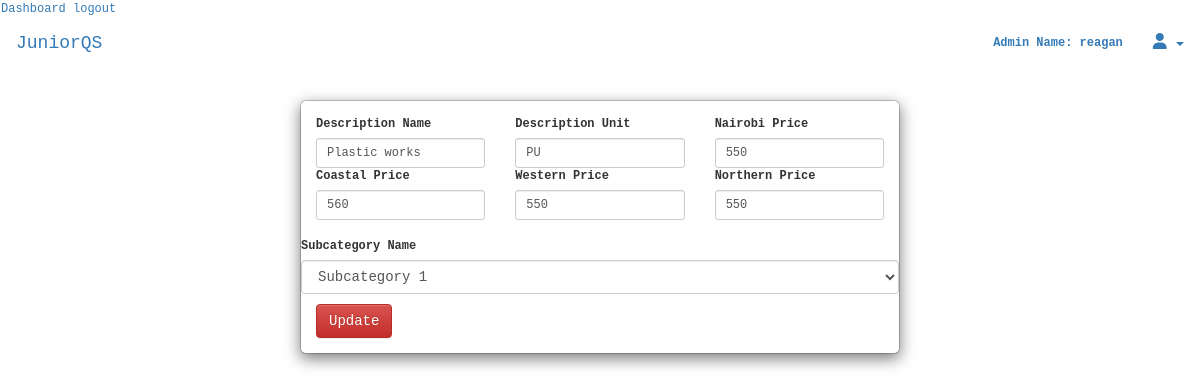
Screenshot of /update/description/2 (signed in) with the database file from the repository.
### app/models.py (models this page shows, shortened)
class User(UserMixin,db.Model):
    __tablename__ = "users"
    id = db.Column(db.Integer, primary_key=True)
    firstname = db.Column(db.String(250), nullable=False)
    lastname = db.Column(db.String(250))
    username = db.Column(db.String(200))
    email = db.Column(db.String(200), unique=True)
    password = db.Column(db.String(250))
    is_admin = db.Column(db.Boolean, default=False)
    @loginmanager.user_loader
    def user_loader(id):
        return User.query.get(int(id))

class Description(db.Model):
    id = db.Column(db.Integer, primary_key=True)
    unit = db.Column(db.String(250), nullable=False)
    subcategory_id = db.Column(db.Integer, db.ForeignKey('subcategory.id'), nullable=False)
    category_id = db.Column(db.Integer, db.ForeignKey('category.id'), nullable=False)
    nairobi_region = db.Column(db.Integer)
    coastal_region = db.Column(db.Integer)
    western_region = db.Column(db.Integer)
    nothern_region = db.Column(db.Integer)
    name = db.Column(db.String(250), nullable=False)

### app/routes.py (the view, shortened to what this page needs)
@app.route('/update/description/<int:id>', methods=['GET', 'POST'])
@adminsonly()
def update_description(id):
    desc = Description.query.filter_by(id=id).first_or_404()
    if request.method == 'GET':
        return render_template('update.html', desc=desc)

### app/routes.py (called while the page is built)
def adminsonly():
    def restrict(f):
        @wraps(f)
        def wrapperfunc(*args, **kwargs):
            if current_user.is_authenticated and current_user.is_admin ==False:
                abort(403)
            return f(*args, **kwargs)
        return wrapperfunc
    return restrict

### app/templates/update.html (shortened to what this page needs)
{% extends 'public/main.html'%}
{% block body%}
<div>
    <div class="modal-dialog">
        <div class="modal-content">
            <div class="modal-body">
                <form method="POST" action="{{url_for('update_description', id=desc.id)}}">
                    <div class="row">
                        <div class="col-sm-4 form-group-sm">
                            <label>Description Name</label>
                            <input type="text" name="name" id="stockUpdateitemdescriptionunit" class="form-control" value="{{desc.name}}">
                        </div>
                        <div class="col-sm-4 form-group-sm">
                            <label>Description Unit</label>
                            <input type="text" name="unit" id="stockUpdateitemdescription" class="form-control" value="{{desc.unit}}">
                        </div>
                        <div class="col-sm-4 form-group-sm">
                            <label>Nairobi Price</label>
                            <input type="text" name="nairobi_price" id="nairobi_price" class="form-control" value="{{desc.nairobi_region}}">
                        </div>
                        <div class="col-sm-4 form-group-sm">
                            <label>Coastal Price</label>
                            <input type="text" name="coastal_price" id="coastal_price" class="form-control" value="{{desc.coastal_region}}">
                        </div>
                        <div class="col-sm-4 form-group-sm">
                            <label>Western Price</label>
                            <input type="text" name="western_price" id="western_price" class="form-control" value="{{desc.western_region}}">
                        </div>
                        <div class="col-sm-4 form-group-sm">
                            <label>Northern Price</label>
                            <input type="text" name="nothern_price" id="nothern_price" class="form-control" value="{{desc.nothern_region}}">
                        </div>
                    </div>
                    <br>
                    <div class="row">
                        <label for="categoryUpdateType">Subcategory Name</label>
                        <select id="categoryUpdateType" class="form-control checkField">
                            <option value="newStock">Subcategory 1</option>
                        </select>
                    </div>
                    <button  type="submit" class="btn btn-danger" id="stockUpdateSubmit">Update</button>
                </form>
            </div>
        </div>
    </div>
</div>
{% endblock body%}

### app/templates/public/main.html (shortened to what this page needs)
<!DOCTYPE html>
<html>
<head>
    <link rel="stylesheet" href="{{url_for('static', filename='styles/bootstrap.min.css')}}">
    <link rel="stylesheet" href="{{url_for('static', filename='styles/bootstrap-theme.min.css')}}">
    <link rel="stylesheet" href="{{url_for('static', filename='styles/font-awesome.min.css')}}">
    <link rel="stylesheet" href="./static/css/font-awesome-animation.min.css">
    <link rel="stylesheet" href="https://stackpath.bootstrapcdn.com/font-awesome/4.7.0/css/font-awesome.min.css">
    <link rel="stylesheet" href="{{url_for('static', filename='css/main.css')}}">
</head>
<body>
    <nav class="navbar">
        {% if current_user.is_authenticated%}
        {% if current_user.is_admin == True%}
        <a href="{{url_for('home')}}">Dashboard</a>
        {% endif%}
        <a href="{{url_for('logout')}}">logout</a>
        {% else %}
        <a href="{{url_for('login')}}">login</a>
        <a href="{{url_for('register')}}">register</a>
        {% endif %}
        <div class="container-fluid">
            <div class="navbar-header">
                <a class="navbar-brand" style="margin-top:2">
                    JuniorQS
                </a>
            </div>
            {% if current_user.is_authenticated and current_user.is_admin == True%}
            <ul class="nav navbar-nav navbar-right">
                <li class="dropdown">
                    <a>
                        <b><span>Admin Name: {{current_user.username}}</span></b>
                    </a>
                </li>
                <li class="dropdown">
                    <a class="dropdown-toggle" data-toggle="dropdown" role="button" aria-haspopup="true"
                        aria-expanded="false">
                        <i class="fa fa-user navbarIcons"></i>
                        <span class="caret"></span>
                    </a>
                </li>
            </ul>
            {% endif%}
        </div>
    </nav>
    {%block body%}
    {%endblock body%}
</body>
</html>

### app/static/css/main.css (style rules this page uses)
.navbar { margin-bottom: 0; border-radius: 0; }
body { background-color: #f5f5f5; background: url(./../images/background.jpg); font-size: 12px; font-family:monospace }
.navbarIcons { color:#337ab7; font-size:16px }

### rows the page displays
User: username "reagan"
Description: name "Plastic works", unit "PU", nairobi_price "550", coastal_price "560", western_price "550", nothern_price "550"
